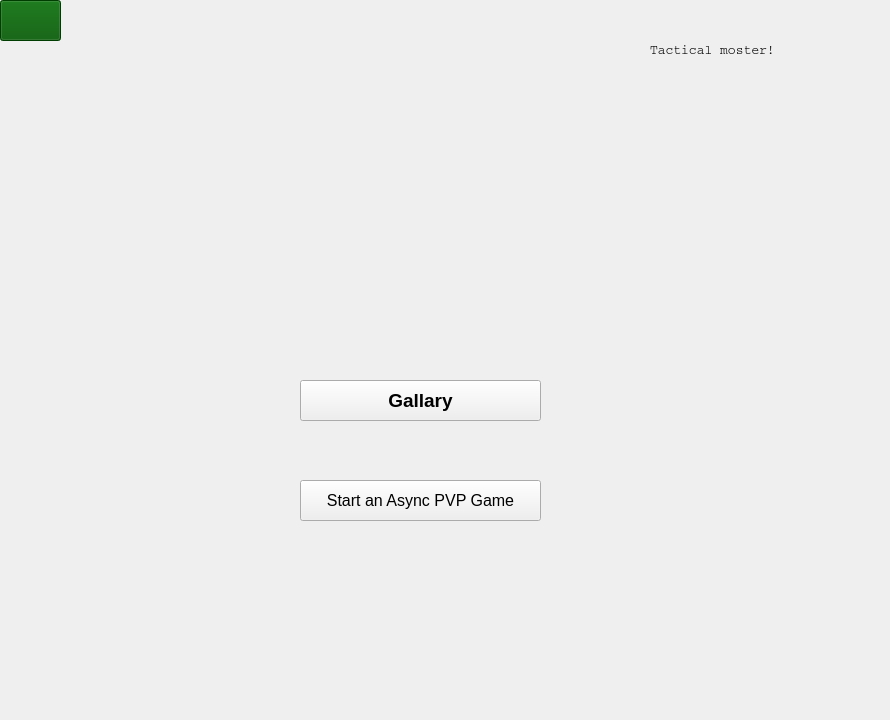
        <widget class="QWidget" name="MainMenu_Page">
         <widget class="QLabel" name="BackGround_Label_2">
          <property name="geometry">
           <rect>
            <x>0</x>
            <y>0</y>
            <width>881</width>
            <height>711</height>
           </rect>
          </property>
          <property name="frameShape">
           <enum>QFrame::Shape::NoFrame</enum>
          </property>
          <property name="text">
           <string/>
          </property>
          <property name="pixmap">
           <pixmap resource="backg.qrc">:/new/prefix1/Background3.jpg</pixmap>
          </property>
          <property name="scaledContents">
           <bool>true</bool>
          </property>
          <property name="alignment">
           <set>Qt::AlignmentFlag::AlignCenter</set>
          </property>
         </widget>
         <widget class="QPushButton" name="Gallery_Btn">
          <property name="geometry">
           <rect>
            <x>300</x>
            <y>380</y>
            <width>241</width>
            <height>41</height>
           </rect>
          </property>
          <property name="font">
           <font>
            <pointsize>14</pointsize>
            <bold>true</bold>
           </font>
          </property>
          <property name="cursor">
           <cursorShape>PointingHandCursor</cursorShape>
          </property>
          <property name="styleSheet">
           <string notr="true">gridline-color: rgb(2, 104, 124);</string>
          </property>
          <property name="text">
           <string>Gallary</string>
          </property>
         </widget>
         <widget class="QPushButton" name="StartGame_Btn">
          <property name="geometry">
           <rect>
            <x>300</x>
            <y>480</y>
            <width>241</width>
            <height>41</height>
           </rect>
          </property>
          <property name="font">
           <font>
            <pointsize>12</pointsize>
           </font>
          </property>
          <property name="cursor">
           <cursorShape>PointingHandCursor</cursorShape>
          </property>
          <property name="text">
           <string>Start an Async PVP Game</string>
          </property>
         </widget>
         <widget class="QPushButton" name="Back_Btn_MainMenu">
          <property name="geometry">
           <rect>
            <x>0</x>
            <y>0</y>
            <width>61</width>
            <height>41</height>
           </rect>
          </property>
          <property name="cursor">
           <cursorShape>PointingHandCursor</cursorShape>
          </property>
          <property name="styleSheet">
           <string notr="true">
background-color: rgb(0, 85, 0);</string>
          </property>
          <property name="text">
           <string/>
          </property>
          <property name="icon">
           <iconset theme="QIcon::ThemeIcon::GoPrevious"/>
          </property>
          <property name="iconSize">
           <size>
            <width>35</width>
            <height>35</height>
           </size>
          </property>
         </widget>
         <widget class="QLabel" name="GameTitle_2">
          <property name="geometry">
           <rect>
            <x>650</x>
            <y>30</y>
            <width>131</width>
            <height>41</height>
           </rect>
          </property>
          <property name="font">
           <font>
            <family>Courier</family>
            <pointsize>10</pointsize>
            <fontweight>ExtraBold</fontweight>
           </font>
          </property>
          <property name="text">
           <string>Tactical moster!</string>
          </property>
          <property name="alignment">
           <set>Qt::AlignmentFlag::AlignLeading|Qt::AlignmentFlag::AlignLeft|Qt::AlignmentFlag::AlignVCenter</set>
          </property>
         </widget>
         <widget class="QLabel" name="markLabel">
          <property name="geometry">
           <rect>
            <x>780</x>
            <y>20</y>
            <width>81</width>
            <height>71</height>
           </rect>
          </property>
          <property name="text">
           <string/>
          </property>
          <property name="pixmap">
           <pixmap resource="mmmmm.qrc">:/new/prefix1/markGame2.jpg</pixmap>
          </property>
          <property name="scaledContents">
           <bool>true</bool>
          </property>
         </widget>
        </widget>
